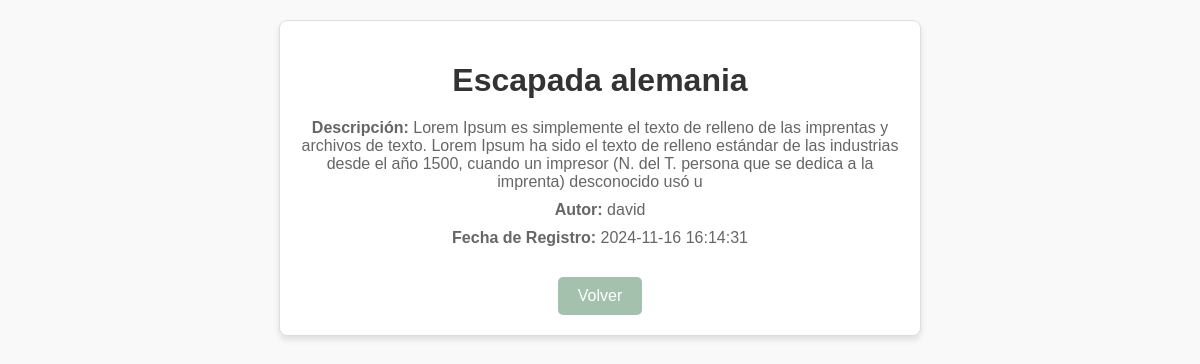
Before: /guias/subguia.php?id=1 with the older database file.
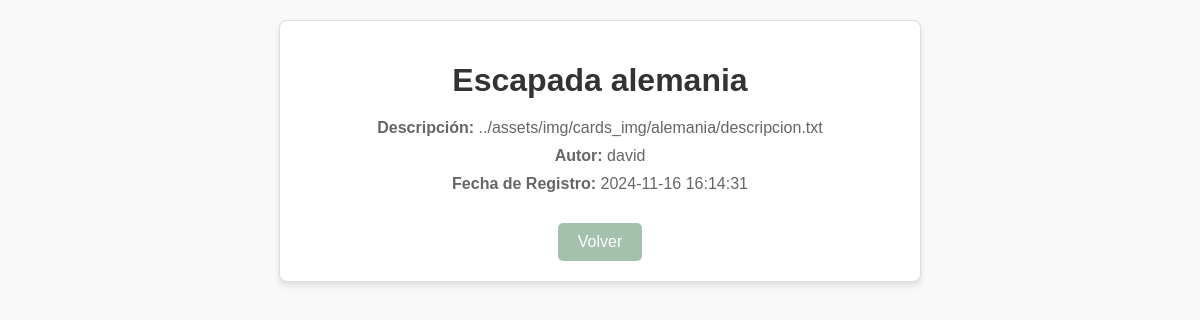
After: the same page with the newer database file.
### tables this page shows
CREATE TABLE `guias` (
  `id` int(11) NOT NULL,
  `título` varchar(45) NOT NULL,
  `descripción` varchar(255) NOT NULL,
  `autor` varchar(45) NOT NULL,
  `ruta_img` varchar(45) NOT NULL,
  `registro` timestamp NOT NULL DEFAULT current_timestamp()
);

### public/guias/subguia.php (the view, shortened to what this page needs)
<?php
$servername = "localhost";
$username = "root";
$password = "";
$dbname = "conexion";
$conn = new mysqli($servername, $username, $password, $dbname);
$id = isset($_GET['id']) ? intval($_GET['id']) : 0;
$sql = "SELECT título, descripción, autor, registro FROM guias WHERE id = ?";
$stmt = $conn->prepare($sql);
$stmt->bind_param("i", $id);
$stmt->execute();
$result = $stmt->get_result();
$guia = $result->fetch_assoc();
?>
<!DOCTYPE html>
<html lang="es">
<head>
</head>
<body>
    <div class="container">
        <?php if ($guia): ?>
            <h1><?php echo htmlspecialchars($guia['título']); ?></h1>
            <p><strong>Descripción:</strong> <?php echo nl2br(htmlspecialchars($guia['descripción'])); ?></p>
            <p><strong>Autor:</strong> <?php echo htmlspecialchars($guia['autor']); ?></p>
            <p><strong>Fecha de Registro:</strong> <?php echo htmlspecialchars($guia['registro']); ?></p>
            <a href="guias.php">Volver</a>
        <?php else: ?>
            <p>Guía no encontrada.</p>
            <a href="guias.php">Volver</a>
        <?php endif; ?>
    </div>
</body>
</html>

### public/guias/subguia.php (style rules this page uses)
body { font-family: Arial, sans-serif; margin: 0; padding: 20px; background-color: #f9f9f9; text-align: center; }
.container { max-width: 600px; margin: 0 auto; padding: 20px; background-color: #fff; border: 1px solid #ddd; border-radius: 8px; box-shadow: 0 4px 6px rgba(0, 0, 0, 0.1); }
h1 { color: #333; margin-bottom: 20px; }
p { margin: 10px 0; color: #666; }
a { display: inline-block; margin-top: 20px; padding: 10px 20px; background-color: #A3C1AD; color: #fff; text-decoration: none; border-radius: 5px; }

Changed rows visible on the page:
changed guias "Escapada alemania": descripción "Lorem Ipsum es simplemente el texto de relleno de las imprentas y archivos de texto. Lorem Ipsum ha sido el texto de relleno estándar de las industrias desde el año 1500, cuando un impresor (N. del T. persona que se dedica a la imprenta) desconocido usó u" → "../assets/img/cards_img/alemania/descripcion.txt"
